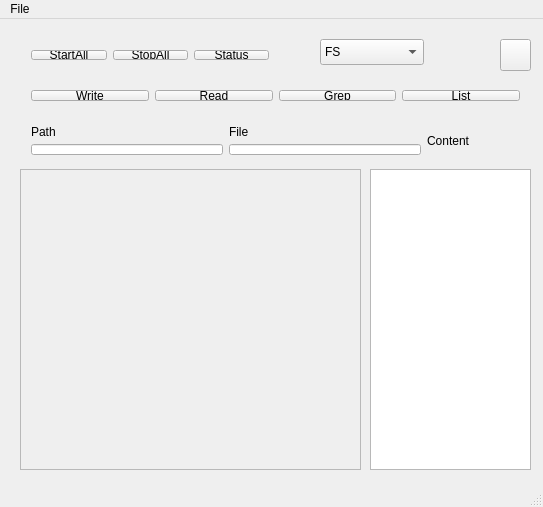
<?xml version="1.0" encoding="UTF-8"?>
<ui version="4.0">
 <class>GuiGDF</class>
 <widget class="QMainWindow" name="GuiGDF">
  <property name="geometry">
   <rect>
    <x>0</x>
    <y>0</y>
    <width>543</width>
    <height>507</height>
   </rect>
  </property>
  <property name="windowTitle">
   <string>GuiGDF</string>
  </property>
  <widget class="QWidget" name="centralWidget">
   <widget class="QPushButton" name="ping">
    <property name="geometry">
     <rect>
      <x>500</x>
      <y>20</y>
      <width>31</width>
      <height>32</height>
     </rect>
    </property>
    <property name="text">
     <string/>
    </property>
   </widget>
   <widget class="QWidget" name="layoutWidget">
    <property name="geometry">
     <rect>
      <x>20</x>
      <y>60</y>
      <width>511</width>
      <height>33</height>
     </rect>
    </property>
    <layout class="QHBoxLayout" name="cmd">
     <item>
      <widget class="QPushButton" name="write">
       <property name="text">
        <string>Write</string>
       </property>
      </widget>
     </item>
     <item>
      <widget class="QPushButton" name="read">
       <property name="text">
        <string>Read</string>
       </property>
      </widget>
     </item>
     <item>
      <widget class="QPushButton" name="grep">
       <property name="text">
        <string>Grep</string>
       </property>
      </widget>
     </item>
     <item>
      <widget class="QPushButton" name="ls">
       <property name="text">
        <string>List</string>
       </property>
      </widget>
     </item>
    </layout>
   </widget>
   <widget class="QFrame" name="frame">
    <property name="geometry">
     <rect>
      <x>20</x>
      <y>150</y>
      <width>341</width>
      <height>301</height>
     </rect>
    </property>
    <property name="frameShape">
     <enum>QFrame::StyledPanel</enum>
    </property>
    <property name="frameShadow">
     <enum>QFrame::Raised</enum>
    </property>
    <widget class="QLabel" name="status">
     <property name="geometry">
      <rect>
       <x>0</x>
       <y>0</y>
       <width>341</width>
       <height>351</height>
      </rect>
     </property>
     <property name="layoutDirection">
      <enum>Qt::LeftToRight</enum>
     </property>
     <property name="text">
      <string/>
     </property>
     <property name="scaledContents">
      <bool>false</bool>
     </property>
     <property name="margin">
      <number>1</number>
     </property>
    </widget>
   </widget>
   <widget class="QWidget" name="layoutWidget">
    <property name="geometry">
     <rect>
      <x>20</x>
      <y>20</y>
      <width>260</width>
      <height>32</height>
     </rect>
    </property>
    <layout class="QHBoxLayout" name="services">
     <item>
      <widget class="QPushButton" name="startAll">
       <property name="text">
        <string>StartAll</string>
       </property>
      </widget>
     </item>
     <item>
      <widget class="QPushButton" name="stopAll">
       <property name="text">
        <string>StopAll</string>
       </property>
      </widget>
     </item>
     <item>
      <widget class="QPushButton" name="statusAll">
       <property name="text">
        <string>Status</string>
       </property>
      </widget>
     </item>
    </layout>
   </widget>
   <widget class="QTextEdit" name="contentText">
    <property name="geometry">
     <rect>
      <x>370</x>
      <y>150</y>
      <width>161</width>
      <height>301</height>
     </rect>
    </property>
   </widget>
   <widget class="QWidget" name="layoutWidget">
    <property name="geometry">
     <rect>
      <x>20</x>
      <y>96</y>
      <width>461</width>
      <height>51</height>
     </rect>
    </property>
    <layout class="QHBoxLayout" name="horizontalLayout">
     <item>
      <layout class="QVBoxLayout" name="verticalLayout_2">
       <item>
        <widget class="QLabel" name="label_2">
         <property name="text">
          <string>Path</string>
         </property>
        </widget>
       </item>
       <item>
        <widget class="QLineEdit" name="path"/>
       </item>
      </layout>
     </item>
     <item>
      <layout class="QVBoxLayout" name="verticalLayout_3">
       <item>
        <widget class="QLabel" name="label_3">
         <property name="text">
          <string>File</string>
         </property>
        </widget>
       </item>
       <item>
        <widget class="QLineEdit" name="fileName"/>
       </item>
      </layout>
     </item>
     <item>
      <layout class="QVBoxLayout" name="verticalLayout">
       <item>
        <widget class="QLabel" name="label">
         <property name="text">
          <string>Content</string>
         </property>
        </widget>
       </item>
      </layout>
     </item>
    </layout>
   </widget>
   <widget class="QComboBox" name="type">
    <property name="geometry">
     <rect>
      <x>320</x>
      <y>20</y>
      <width>104</width>
      <height>26</height>
     </rect>
    </property>
    <item>
     <property name="text">
      <string>FS</string>
     </property>
    </item>
    <item>
     <property name="text">
      <string>Hadoop</string>
     </property>
    </item>
    <item>
     <property name="text">
      <string>Hive</string>
     </property>
    </item>
    <item>
     <property name="text">
      <string>Hbase</string>
     </property>
    </item>
   </widget>
   <zorder>layoutWidget</zorder>
   <zorder>ping</zorder>
   <zorder>layoutWidget</zorder>
   <zorder>frame</zorder>
   <zorder>layoutWidget</zorder>
   <zorder>contentText</zorder>
   <zorder>type</zorder>
  </widget>
  <widget class="QMenuBar" name="menuBar">
   <property name="geometry">
    <rect>
     <x>0</x>
     <y>0</y>
     <width>543</width>
     <height>22</height>
    </rect>
   </property>
   <property name="focusPolicy">
    <enum>Qt::TabFocus</enum>
   </property>
   <property name="acceptDrops">
    <bool>false</bool>
   </property>
   <property name="defaultUp">
    <bool>true</bool>
   </property>
   <widget class="QMenu" name="menuFile">
    <property name="title">
     <string>File</string>
    </property>
    <addaction name="actionOpen"/>
    <addaction name="action_Close"/>
    <addaction name="actionExit"/>
   </widget>
   <addaction name="menuFile"/>
  </widget>
  <widget class="QStatusBar" name="statusBar"/>
  <action name="actionOpen">
   <property name="text">
    <string>Connect</string>
   </property>
  </action>
  <action name="action_Close">
   <property name="text">
    <string>Close</string>
   </property>
  </action>
  <action name="actionExit">
   <property name="text">
    <string>Exit</string>
   </property>
  </action>
 </widget>
 <layoutdefault spacing="6" margin="11"/>
 <resources/>
 <connections/>
</ui>
